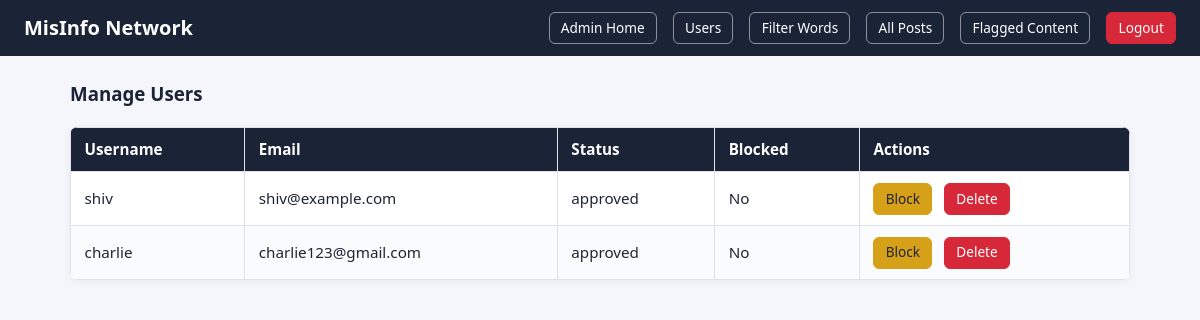
The app's page /admin/users (signed in) with its own data.
### tables this page shows
CREATE TABLE users (
    id INTEGER PRIMARY KEY AUTOINCREMENT,
    username TEXT UNIQUE NOT NULL,
    password TEXT NOT NULL,
    email TEXT DEFAULT '',
    mobile TEXT DEFAULT '',
    dob TEXT DEFAULT '',
    gender TEXT DEFAULT '',
    address TEXT DEFAULT '',
    location TEXT DEFAULT '',
    status TEXT NOT NULL DEFAULT 'pending',   -- pending / approved
    blocked INTEGER NOT NULL DEFAULT 0,
    created_at TIMESTAMP DEFAULT CURRENT_TIMESTAMP
);

### app.py (the view)
@app.route("/admin/users")
def admin_users():
    if not admin_is_logged_in():
        return redirect(url_for("admin_login"))
    all_users = run_query("SELECT * FROM users ORDER BY created_at DESC", fetchall=True)
    return render_template("admin_users.html", users=all_users)

### app.py (called while the page is built)
def get_db():
    db = sqlite3.connect(DB_PATH)
    db.row_factory = sqlite3.Row   # lets us access columns by name, like row["username"]
    return db

def run_query(sql, params=None, fetchone=False, fetchall=False, commit=False):
    db = get_db()
    cursor = db.cursor()
    cursor.execute(sql, params or ())
    result = None
    if fetchone:
        row = cursor.fetchone()
        result = dict(row) if row else None
    if fetchall:
        rows = cursor.fetchall()
        result = [dict(r) for r in rows]
    if commit:
        db.commit()
        result = cursor.lastrowid
    cursor.close()
    db.close()
    return result

def admin_is_logged_in():
    return session.get("is_admin", False)

### templates/admin_users.html (shortened to what this page needs)
{% extends "base.html" %}
{% block content %}
<h3>Manage Users</h3>
<table>
<thead><tr><th>Username</th><th>Email</th><th>Status</th><th>Blocked</th><th>Actions</th></tr></thead>
<tbody>
{% for u in users %}
<tr>
    <td>{{ u.username }}</td>
    <td>{{ u.email }}</td>
    <td>{{ u.status }}</td>
    <td>{{ 'Yes' if u.blocked else 'No' }}</td>
    <td>
        <a href="{{ url_for('toggle_block_user', username=u.username) }}" class="btn btn-sm btn-warning">
            {{ 'Unblock' if u.blocked else 'Block' }}
        </a>
        <a href="{{ url_for('delete_user', username=u.username) }}" class="btn btn-sm btn-danger">Delete</a>
    </td>
</tr>
{% endfor %}
</tbody>
</table>
{% endblock %}

### static/css/style.css (style rules this page uses)
:root { --brand-navy: #1b2336; --brand-navy-dark: #11151f; --brand-red: #d62839; --brand-red-dark: #a91f2c; --brand-green: #2e8b57; --brand-green-dark: #226844; --brand-yellow: #d6a019; --brand-yellow-dark: #b3850f; --brand-light: #f4f6fb; --border-color: #dde1ea; --text-muted: #6b7280; }
* { box-sizing: border-box; }
body { margin: 0; background-color: var(--brand-light); font-family: "Segoe UI", Roboto, Arial, sans-serif; color: #1f2433; line-height: 1.5; }
a { color: var(--brand-navy); text-decoration: none; }
h1, h2, h3, h4, h5, h6 { margin-top: 0; color: var(--brand-navy); }
.btn { display: inline-block; padding: 0.5rem 1rem; border-radius: 6px; border: 1px solid transparent; font-size: 0.95rem; cursor: pointer; text-align: center; text-decoration: none; background-color: var(--brand-navy); color: #fff; transition: background-color 0.15s ease, color 0.15s ease, border-color 0.15s ease; }
.btn-sm { padding: 0.3rem 0.7rem; font-size: 0.85rem; }
.btn-danger { background-color: var(--brand-red); border-color: var(--brand-red); color: #fff; }
.btn-warning { background-color: var(--brand-yellow); border-color: var(--brand-yellow); color: #1f2433; }
.btn + .btn { margin-left: 0.5rem; }
table { width: 100%; border-collapse: collapse; background: #fff; border-radius: 8px; overflow: hidden; box-shadow: 0 2px 8px rgba(0, 0, 0, 0.05); }
th, td { padding: 0.65rem 0.85rem; border: 1px solid var(--border-color); text-align: left; font-size: 0.95rem; }
th { background-color: var(--brand-navy); color: #fff; font-weight: 600; }
tbody tr:nth-child(even) { background-color: #fafbfd; }

### records on screen
users: username "shiv", email "shiv@example.com", status "approved", blocked "No", blocked "Block"
users: username "charlie", email "charlie123@gmail.com", status "approved", blocked "No", blocked "Block"
